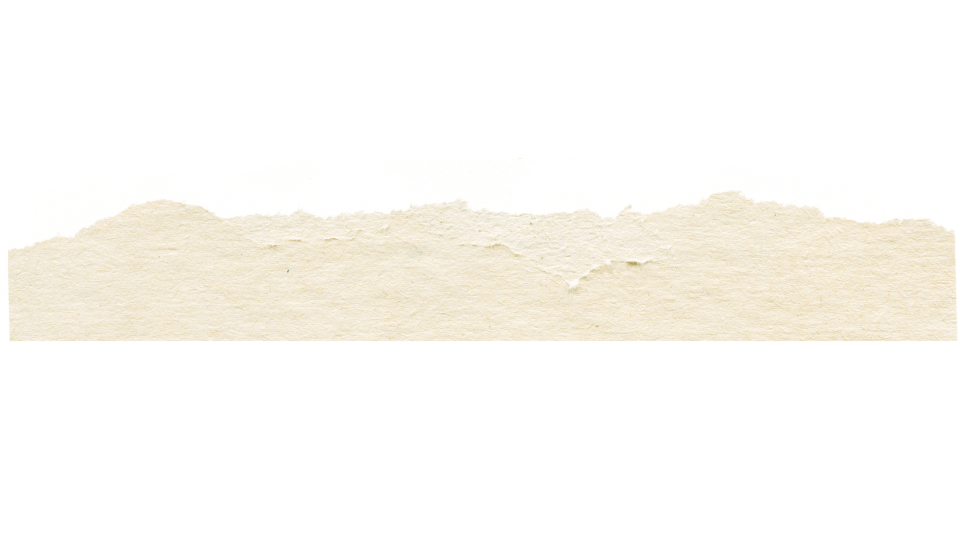
#> input picture assets/paper/thin wheatpasted torn poster paper divider, torn edge top, clean flat bottom.png, 1920 x 1080 px (shown at 1/2 size)
$ python temp_crop4.py
#> lines starting #> are read from the running program, lines starting #| are printed output that depends on the picture
from PIL import Image

im = Image.open('assets/paper/thin wheatpasted torn poster paper divider, torn edge top, clean flat bottom.png').convert('RGBA')
#> im is the input picture: PIL image 1920x1080 RGBA; mean R, G, B, A 76.4, 73.5, 66.9, 59.7
w,h = im.size
#> w = 1920; h = 1080
a = im.split()[3]
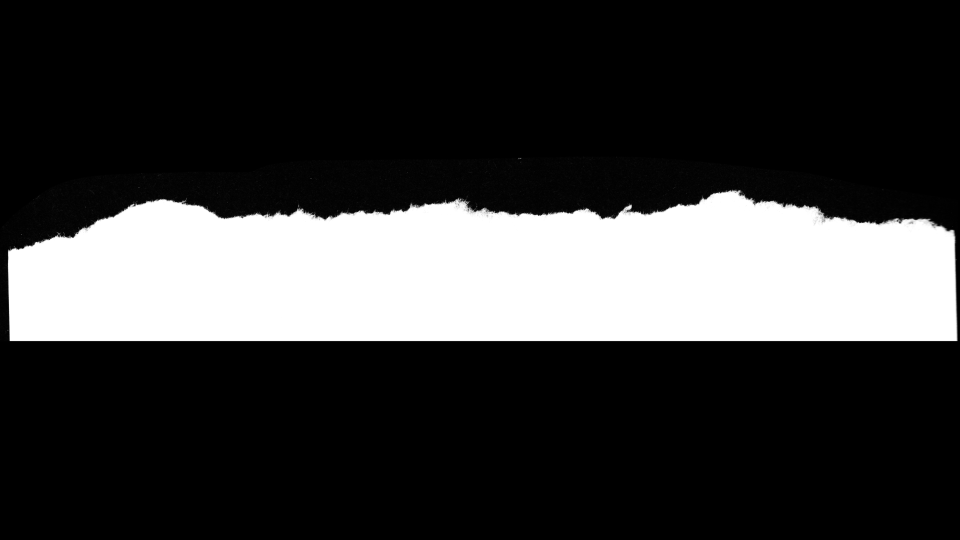
#> a: PIL image 1920x1080 L (shown at 1/2 size); min 0, max 255, mean 59.7

# For a fully-opaque band row (say y=600), check x extent
row = 600
xs = [x for x in range(w) if a.getpixel((x,row))>128]
#> xs = 1895 values from 18 to 1912
print('row 600 opaque x-range:', xs[0], '-', xs[-1], 'count', len(xs), 'of', w)
#| row 600 opaque x-range: 18 - 1912 count 1895 of 1920

# Check edges at x=0 and x=1919 for full middle rows
for y in [400,500,600,680]:
    print(f'y={y}: left(0)={a.getpixel((0,y))}, right(1919)={a.getpixel((1919,y))}')
#> this loop made 4 passes
#| y=400: left(0)=0, right(1919)=0
#| y=500: left(0)=2, right(1919)=0
#| y=600: left(0)=5, right(1919)=0
#| y=680: left(0)=2, right(1919)=0

# The existing strips - do they have full 1920 horizontal coverage?
torn_up = Image.open('assets/images/torn-up-strip.png').convert('RGBA')
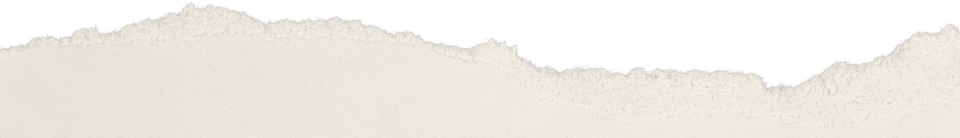
#> input picture assets/images/torn-up-strip.png, 1920 x 275 px (shown at 1/2 size)
#> torn_up is the input picture: PIL image 1920x275 RGBA; mean R, G, B, A 156.5, 154.5, 147.7, 169.7
ta = torn_up.split()[3]
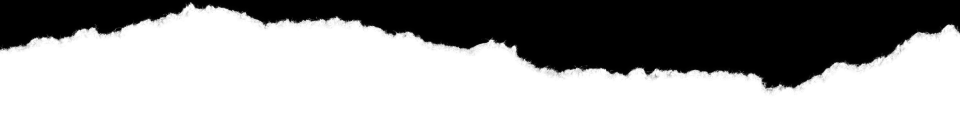
#> ta: PIL image 1920x275 L (shown at 1/2 size); min 0, max 255, mean 169.7
print('torn-up-strip y=100: left', ta.getpixel((0,100)), 'right', ta.getpixel((1919,100)))
#| torn-up-strip y=100: left 190 right 255
torn_down = Image.open('assets/images/torn-down-strip.png').convert('RGBA')
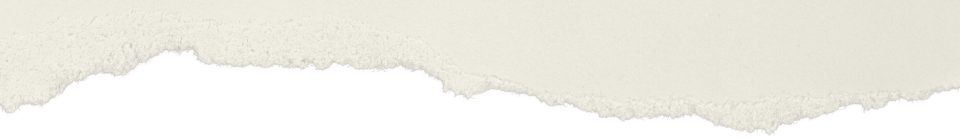
#> input picture assets/images/torn-down-strip.png, 1920 x 275 px (shown at 1/2 size)
#> torn_down is the input picture: PIL image 1920x275 RGBA; mean R, G, B, A 156.5, 154.5, 147.7, 169.7
da = torn_down.split()[3]
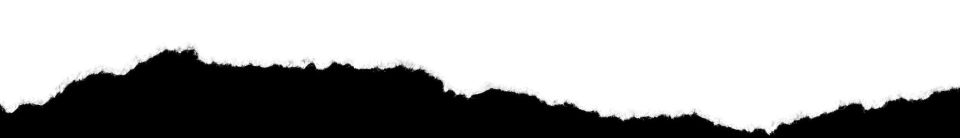
#> da: PIL image 1920x275 L (shown at 1/2 size); min 0, max 255, mean 169.7
print('torn-down-strip y=100: left', da.getpixel((0,100)), 'right', da.getpixel((1919,100)))
#| torn-down-strip y=100: left 255 right 255
